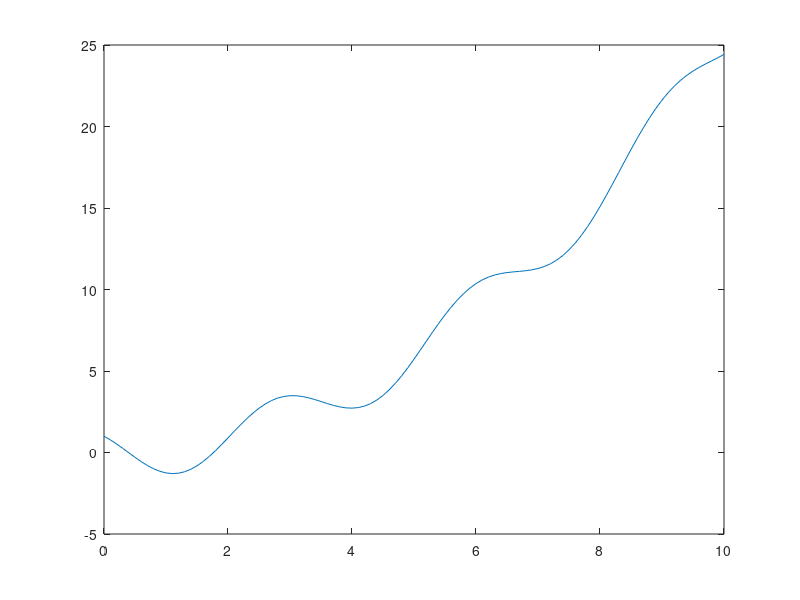

Reproduce this figure in MATLAB.
clear
clc
close

num = [1 2 0 0 2];
den = [1 0 4 0 0 0];

[r, p, k] = residue(num, den)


t = [0:0.1:10];

% Pierwiastki zespolone 
% zamieniamy na postać wykładniczą

M1 = abs(r(1));
A1 = 2*abs(r(1));
A2 = 2*abs(r(1));
fi1 = angle(r(1))*180/pi;
fi1 = angle(r(2))*180/pi;

y = A1 * cos(2*t+fi1*pi/180) - 0.125 + 0.25*t.^2;

plot(t, y);